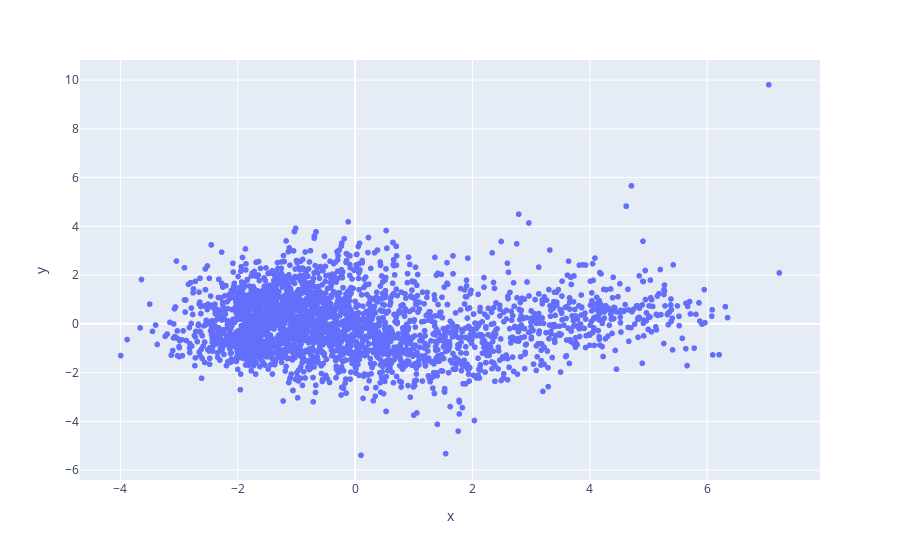

The notebook cell saved with this chart:
### Code cell
px.scatter(projection, 'x', 'y')

### Figure 1 — Plotly figure (JSON) as saved in the notebook; plotly's stock layout.template omitted (floating-point values rounded to 4 significant figures; data arrays with more than 128 entries replaced by an {"elided": "..."} marker saying what was removed)
{"data": [{"hovertemplate": "x=%{x}<br>y=%{y}<extra></extra>", "legendgroup": "", "marker": {"color": "#636efa", "symbol": "circle"}, "mode": "markers", "name": "", "showlegend": false, "type": "scattergl", "x": {"elided": "2973 float values"}, "xaxis": "x", "y": {"elided": "2973 float values"}, "yaxis": "y"}], "layout": {"legend": {"tracegroupgap": 0}, "margin": {"t": 60}, "xaxis": {"anchor": "y", "domain": [0, 1], "title": {"text": "x"}}, "yaxis": {"anchor": "x", "domain": [0, 1], "title": {"text": "y"}}}}
